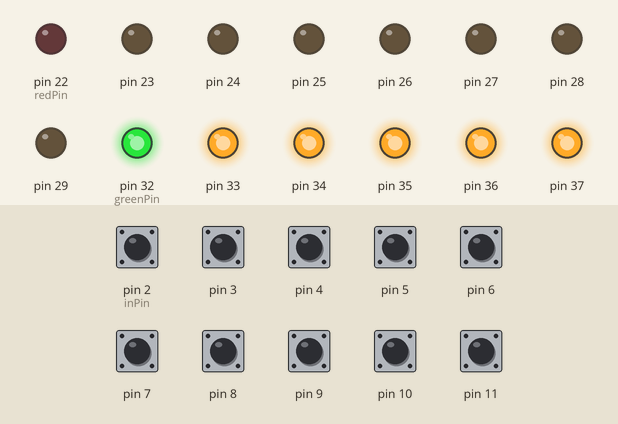
This sketch was run on a simulated Arduino Mega 2560, built with avr-gcc and run on an emulated ATmega2560. Shown: output pins drawn as LEDs (lit = HIGH). The inputs (shaded band) are chosen by the test bench; at power-on: pin 2 (inPin), pin 3–11 HIGH.

Above: at 1.2 s.
1.3 s: pin 2 (inPin) pulled LOW for 0.15 s
At 1.37 s:
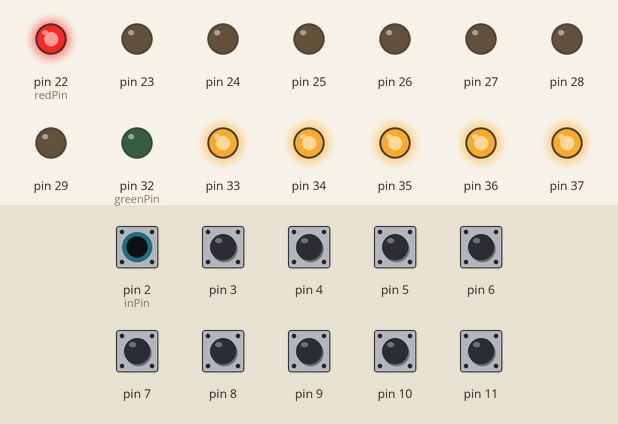
2.9 s: pin 3 pulled LOW for 0.15 s
At 2.97 s:
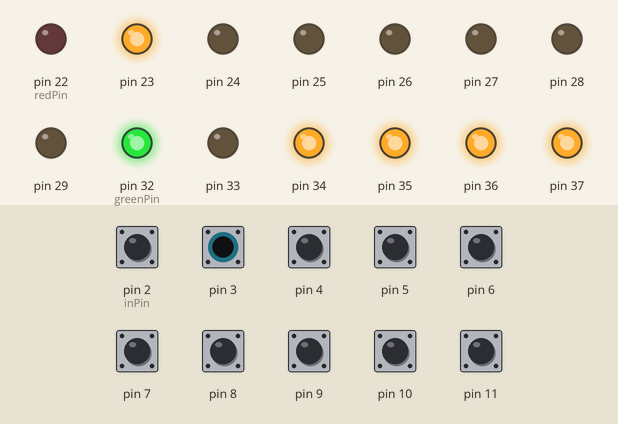
4.5 s: pin 4 pulled LOW for 0.15 s
At 4.57 s:
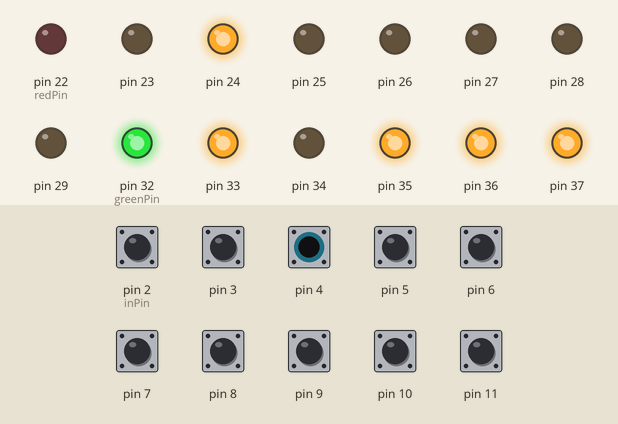
6.1 s: pin 5 pulled LOW for 0.15 s
At 6.17 s:
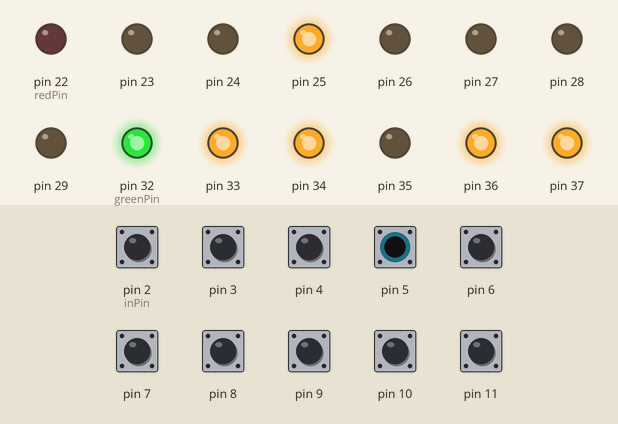
7.7 s: pin 6 pulled LOW for 0.15 s
At 7.77 s:
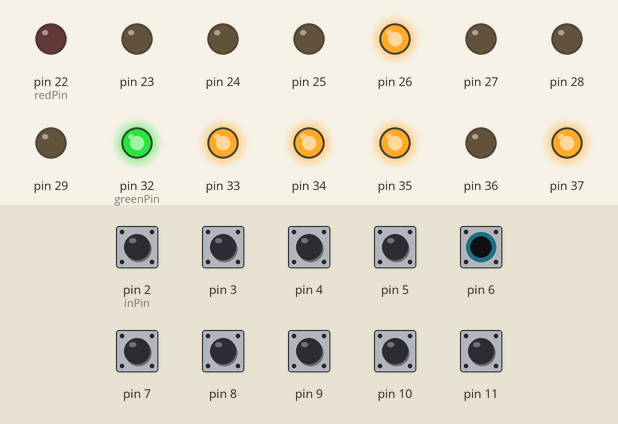
9.3 s: pin 7 pulled LOW for 0.15 s
At 9.37 s:
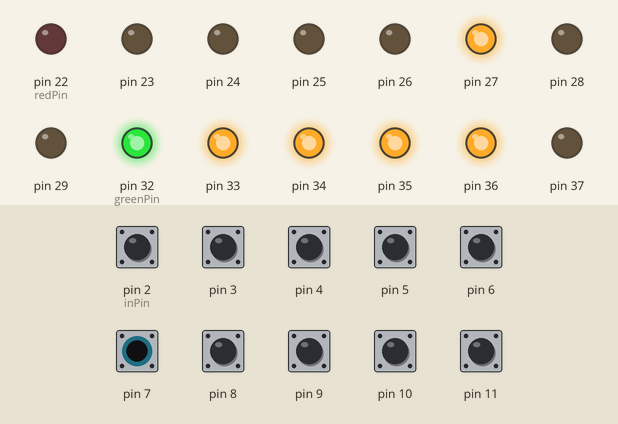
Timing chart, 0 to 11.9 s (numbered marks = the images above; inputs shaded):
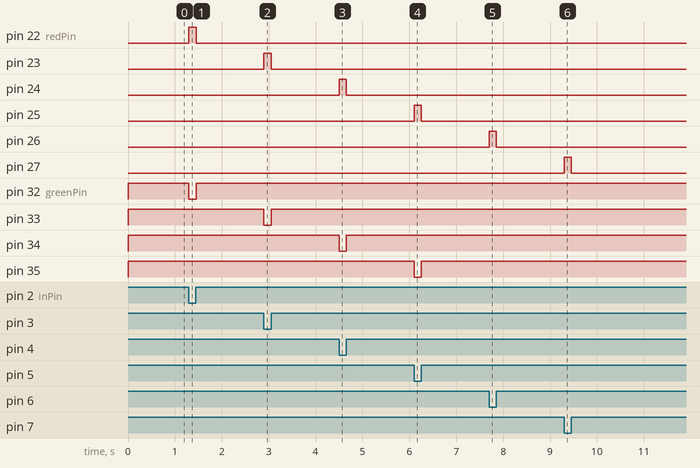

Measured:
- after the input at 1.3 s, pin 22 (redPin): LOW → HIGH at once, → LOW 0.15 s later; pin 32 (greenPin): HIGH → LOW at once, → HIGH 0.15 s later
- after the input at 2.9 s, pin 23: LOW → HIGH at once, → LOW 0.15 s later; pin 33: HIGH → LOW at once, → HIGH 0.15 s later
- after the input at 4.5 s, pin 24: LOW → HIGH at once, → LOW 0.15 s later; pin 34: HIGH → LOW at once, → HIGH 0.15 s later
- after the input at 6.1 s, pin 25: LOW → HIGH at once, → LOW 0.15 s later; pin 35: HIGH → LOW at once, → HIGH 0.15 s later
- after the input at 7.7 s, pin 26: LOW → HIGH at once, → LOW 0.15 s later; pin 36: HIGH → LOW at once, → HIGH 0.15 s later
- after the input at 9.3 s, pin 27: LOW → HIGH at once, → LOW 0.15 s later; pin 37: HIGH → LOW at once, → HIGH 0.15 s later

The sketch:

buttonstest.ino
```cpp
#define NUM_BUTTONS 10
#define TIME_TO_CHANGE_COLOR 1500

int redPin = 22;   // LED connected to digital pin 13
int greenPin = 32;   // LED connected to digital pin 13
int bluePin = 42;   // LED connected to digital pin 13
int inPin = 2;     // pushbutton connected to digital pin 7
bool values[NUM_BUTTONS];       // variable to store the read value
bool previous[NUM_BUTTONS];
long millis_held[NUM_BUTTONS];
unsigned long firstTime[NUM_BUTTONS];

void setup()
{
  for (int i = 0; i < NUM_BUTTONS; i++){
    pinMode(greenPin+i, OUTPUT);      // sets the digital pin 13 as output
    pinMode(bluePin+i, OUTPUT);      // sets the digital pin 13 as output
    pinMode(redPin+i, OUTPUT);      // sets the digital pin 13 as output
    pinMode(inPin+i, INPUT_PULLUP);        // sets the digital pin 7 as input
  }
  Serial.begin(9600);
 }

void loop()
{
  for (int i = 0; i < NUM_BUTTONS; i++){

    values[i] = digitalRead(inPin+i);     // read the input pin

    if (values[i] == 0 && previous[i] == 1 && (millis() - firstTime[i]) > 200) {//IF IT IS TURNED ON
      firstTime[i] = millis();
    }

    millis_held[i] = (millis() - firstTime[i]);

    if(values[i] == false && millis_held[i] > TIME_TO_CHANGE_COLOR){
      digitalWrite(redPin+i,HIGH);
      digitalWrite(greenPin+i,HIGH);
      digitalWrite(bluePin+i, LOW);
    }
    else if(values[i] == false ){
      digitalWrite(redPin+i,HIGH);
      digitalWrite(greenPin+i,LOW);
      digitalWrite(bluePin+i, HIGH);
    }
    else{
      digitalWrite(redPin+i,LOW);
      digitalWrite(greenPin+i,HIGH);
      digitalWrite(bluePin+i, HIGH);
    }

    previous[i] = values[i];
   }
}
```
